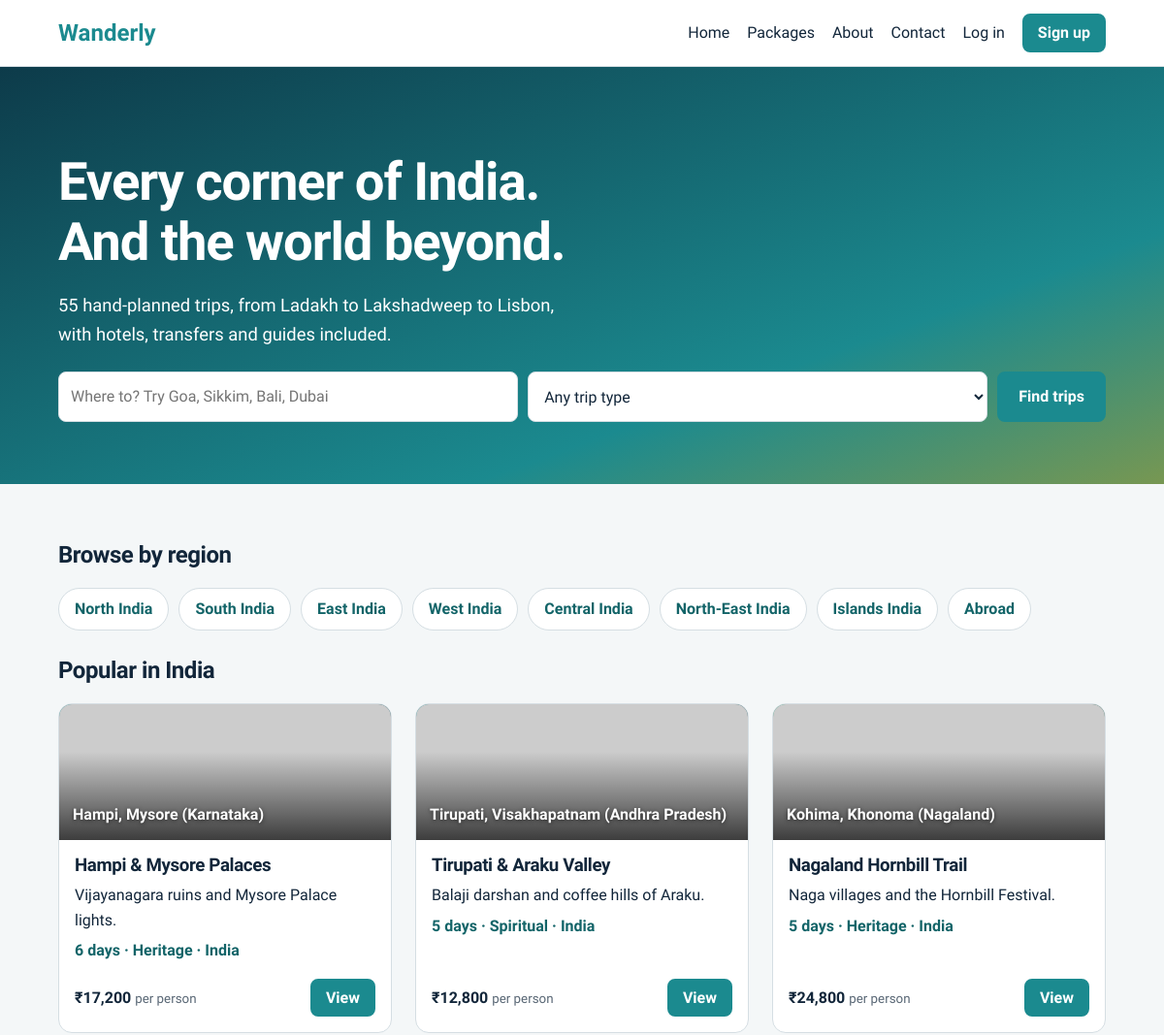
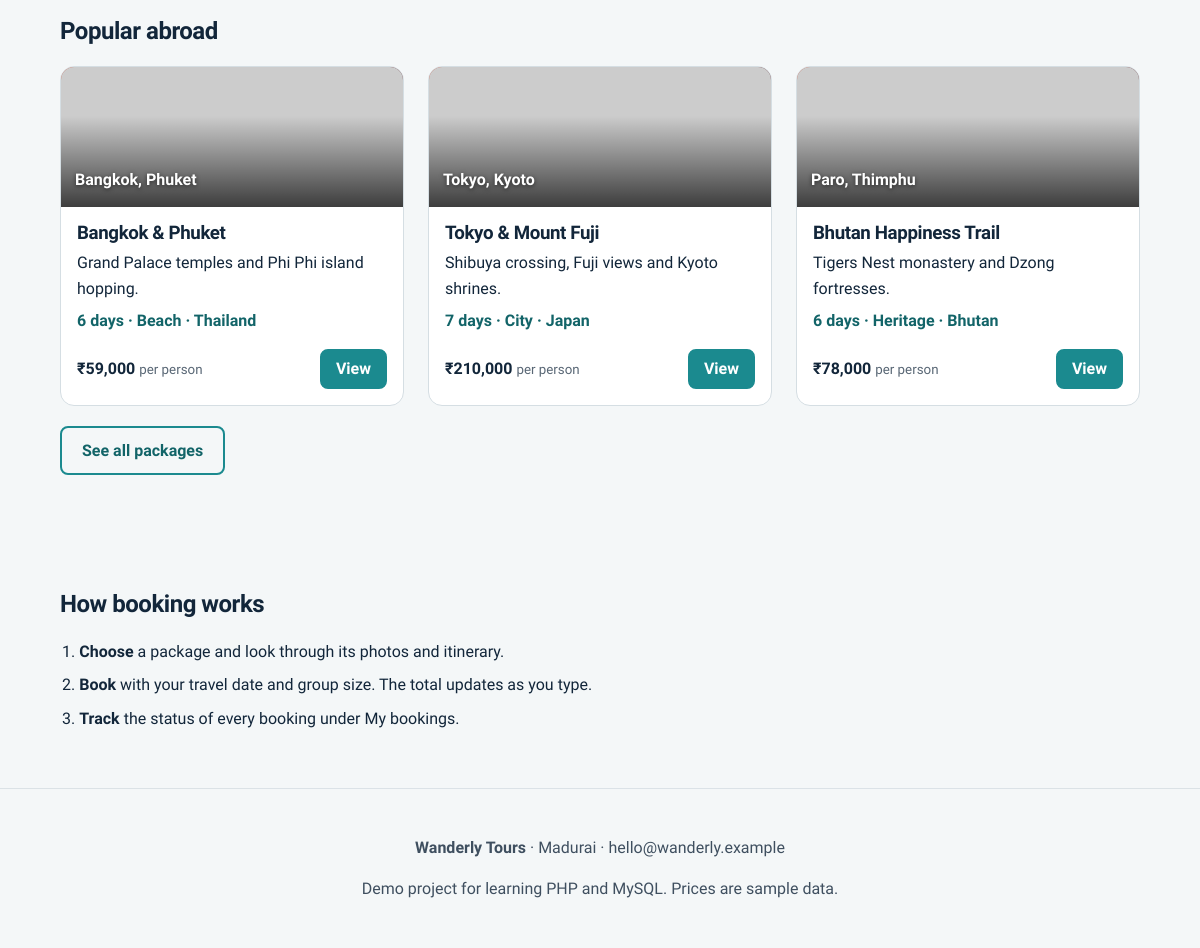
The page / on the database its author committed (2 pictures, top to bottom).
### tables this page shows
CREATE TABLE packages (
  id INT AUTO_INCREMENT PRIMARY KEY, title VARCHAR(120) NOT NULL, destination VARCHAR(120) NOT NULL,
  country VARCHAR(40) NOT NULL DEFAULT 'India',
  region VARCHAR(20) NOT NULL, category VARCHAR(30) NOT NULL, days INT NOT NULL, price DECIMAL(10,2) NOT NULL,
  summary VARCHAR(255) NOT NULL, details TEXT NOT NULL, keywords VARCHAR(120) NOT NULL
);

### config.php (called while the page is built, shortened)
<?php
function db(): PDO {
    static $pdo = null;
    if (!$pdo) {
        $pdo = new PDO('mysql:host=' . DB_HOST . ';dbname=' . DB_NAME . ';charset=utf8mb4', DB_USER, DB_PASS,
            [PDO::ATTR_ERRMODE => PDO::ERRMODE_EXCEPTION, PDO::ATTR_DEFAULT_FETCH_MODE => PDO::FETCH_ASSOC]);
    }
    return $pdo;
}
function e($s) { return htmlspecialchars((string)$s, ENT_QUOTES, 'UTF-8'); }
function inr($n) { return '₹' . number_format((float)$n); }
function logged_in() { return isset($_SESSION['uid']); }
function slugify($s) { return trim(preg_replace('/[^a-z0-9]+/', '-', strtolower($s)), '-'); }
function theme($region) {
    $t = ['North'=>['#4f7cac','#16243a'],'South'=>['#1b8a8f','#0d3b4a'],'East'=>['#7a5ea8','#2b1f45'],'West'=>['#e0a030','#6b3a12'],
          'Central'=>['#5c8a4d','#1f3a1c'],'North-East'=>['#2f9e7a','#0f3a2c'],'Islands'=>['#12a3a3','#0a3d62'],'International'=>['#c8553d','#3a1a2e']];
    return $t[$region] ?? ['#1b8a8f','#12263a'];
}
function pkg_images(array $p, int $n = 4): array {
    $slug = slugify($p['title']); $imgs = [];
    $kw = str_replace(' ', '', $p['keywords'] ?: $p['destination']);
    for ($i = 1; count($imgs) < $n; $i++) $imgs[] = "https://loremflickr.com/900/600/$kw/all?lock=" . ($p['id'] * 10 + $i);
    return $imgs;
}
function banner_style(array $p): string {
    [$a, $b] = theme($p['region']); $img = pkg_images($p, 1)[0];
    return "background-image:linear-gradient(to top,rgba(0,0,0,.7),transparent 65%),url('" . e($img) . "'),linear-gradient(135deg,$a,$b)";
}

### card.php (the view)
<article class="card">
  <div class="banner" style="<?= banner_style($p) ?>"><span><?= e($p['destination']) ?></span></div>
  <div class="body">
    <h3><?= e($p['title']) ?></h3>
    <p><?= e($p['summary']) ?></p>
    <p class="meta"><?= (int)$p['days'] ?> days · <?= e($p['category']) ?> · <?= e($p['country']) ?></p>
    <div class="row"><strong><?= inr($p['price']) ?> <small>per person</small></strong>
    <a class="btn small" href="package.php?id=<?= (int)$p['id'] ?>">View</a></div>
  </div>
</article>

### header.php (shortened to what this page needs)
<?php require_once __DIR__ . '/../config.php'; ?>
<!DOCTYPE html>
<html lang="en">
<head>
<link rel="stylesheet" href="assets/css/style.css">
</head>
<body>
<header class="site">
  <a class="logo" href="index.php">Wanderly</a>
  <nav id="nav">
    <a href="index.php">Home</a>
    <a href="packages.php">Packages</a>
    <a href="about.php">About</a>
    <a href="contact.php">Contact</a>
    <?php if (logged_in()): ?>
      <a href="my_bookings.php">My bookings</a>
      <?php if ($_SESSION['role'] === 'admin'): ?><a href="admin.php">Admin</a><?php endif; ?>
      <a href="logout.php" class="btn small ghost">Log out (<?= e($_SESSION['name']) ?>)</a>
    <?php else: ?>
      <a href="login.php">Log in</a>
      <a href="register.php" class="btn small">Sign up</a>
    <?php endif; ?>
  </nav>
</header>
<main>

### index.php
<?php $pageTitle = 'Home'; include 'includes/header.php';
$india = db()->query("SELECT * FROM packages WHERE country='India' ORDER BY RAND() LIMIT 3")->fetchAll();
$world = db()->query("SELECT * FROM packages WHERE region='International' ORDER BY RAND() LIMIT 3")->fetchAll();
$total = db()->query('SELECT COUNT(*) FROM packages')->fetchColumn(); ?>
<section class="hero">
  <h1>Every corner of India.<br>And the world beyond.</h1>
  <p><?= (int)$total ?> hand-planned trips, from Ladakh to Lakshadweep to Lisbon, with hotels, transfers and guides included.</p>
  <form action="packages.php" method="get" class="search">
    <input name="q" placeholder="Where to? Try Goa, Sikkim, Bali, Dubai" aria-label="Destination">
    <select name="category" aria-label="Trip type"><option value="">Any trip type</option>
      <?php foreach (CATEGORIES as $c): ?><option><?= $c ?></option><?php endforeach; ?></select>
    <button class="btn">Find trips</button>
  </form>
</section>
<section class="wrap">
  <h2>Browse by region</h2>
  <div class="chips"><?php foreach (REGIONS as $r): ?><a class="chip" href="packages.php?region=<?= urlencode($r) ?>"><?= $r === 'International' ? 'Abroad' : e($r) . ' India' ?></a><?php endforeach; ?></div>
  <h2>Popular in India</h2>
  <div class="grid"><?php foreach ($india as $p) include 'includes/card.php'; ?></div>
  <h2>Popular abroad</h2>
  <div class="grid"><?php foreach ($world as $p) include 'includes/card.php'; ?></div>
  <p><a class="btn ghost" href="packages.php">See all packages</a></p>
</section>
<section class="wrap steps">
  <h2>How booking works</h2>
  <ol>
    <li><b>Choose</b> a package and look through its photos and itinerary.</li>
    <li><b>Book</b> with your travel date and group size. The total updates as you type.</li>
    <li><b>Track</b> the status of every booking under My bookings.</li>
  </ol>
</section>
<?php include 'includes/footer.php'; ?>

### footer.php
</main>
<footer class="site">
  <p><strong>Wanderly Tours</strong> · Madurai · hello@wanderly.example</p>
  <p>Demo project for learning PHP and MySQL. Prices are sample data.</p>
</footer>
</body>
</html>

### style.css (style rules this page uses)
:root { --ink:#12263a;--sea:#1b8a8f;--sea-d:#126468;--sun:#f2a900;--bg:#f4f7f8;--line:#d5dee3;--white:#fff;--err:#b3261e;--ok:#17653a }
* { box-sizing:border-box }
body { margin:0;font-family:'Bricolage Grotesque',system-ui,sans-serif;background:var(--bg);color:var(--ink);line-height:1.6 }
a { color:var(--sea-d) }
h1,h2,h3 { line-height:1.15;letter-spacing:-.02em }
h1 { font-size:clamp(2rem,5vw,3.4rem);margin:.3em 0 }
header.site { display:flex;align-items:center;justify-content:space-between;padding:14px 5vw;background:var(--white);border-bottom:1px solid var(--line);position:sticky;top:0;z-index:5;flex-wrap:wrap }
.logo { font-weight:800;font-size:1.5rem;text-decoration:none;color:var(--sea) }
nav { display:flex;gap:18px;align-items:center;flex-wrap:wrap }
nav a { text-decoration:none;color:var(--ink) }
.btn { display:inline-block;background:var(--sea);color:#fff!important;border:2px solid var(--sea);padding:10px 20px;border-radius:8px;font:inherit;font-weight:600;cursor:pointer;text-decoration:none }
.btn.small { padding:5px 14px }
.btn.ghost { background:transparent;color:var(--sea-d)!important }
.hero { padding:9vh 5vw 8vh;background:linear-gradient(160deg,#0d3b4a,#1b8a8f 70%,#f2a900 140%);color:#fff }
.hero p { max-width:52ch;font-size:1.15rem }
.search { display:flex;gap:10px;flex-wrap:wrap;margin-top:24px }
.search input,.search select { padding:12px;border-radius:8px;border:1px solid var(--line);font:inherit;min-width:200px;flex:1 }
.hero .search input,.hero .search select { color:#12263a;background:#fff }
.wrap { padding:40px 5vw;max-width:1200px;margin:auto }
.grid { display:grid;grid-template-columns:repeat(auto-fill,minmax(280px,1fr));gap:24px;margin:20px 0 }
.card { background:var(--white);border:1px solid var(--line);border-radius:14px;overflow:hidden;display:flex;flex-direction:column }
.banner { height:140px;display:flex;align-items:flex-end;padding:14px;color:#fff;font-weight:600 }
.card .body { padding:16px;display:flex;flex-direction:column;gap:6px;flex:1 }
.card h3 { margin:0 }
.card p { margin:0 }
.meta { color:var(--sea-d);font-weight:600 }
.row { display:flex;justify-content:space-between;align-items:center;margin-top:auto;padding-top:10px }
small { font-weight:400;opacity:.7 }
.steps ol { padding-left:1.2em;max-width:60ch }
.steps li { margin:8px 0 }
input,select,textarea { padding:10px;border:1px solid var(--line);border-radius:8px;font:inherit;background:var(--white);color:var(--ink) }
footer.site { padding:30px 5vw;border-top:1px solid var(--line);text-align:center;opacity:.8 }
.banner { background-size:cover;background-position:center;text-shadow:0 1px 4px rgba(0,0,0,.6) }
.chips { display:flex;flex-wrap:wrap;gap:10px;margin:12px 0 28px }
.chip { padding:8px 16px;border:1px solid var(--line);border-radius:99px;background:var(--white);text-decoration:none;font-weight:600 }

### rows shown on the page
packages: destination "Hampi, Mysore (Karnataka)", title "Hampi & Mysore Palaces", summary "Vijayanagara ruins and Mysore Palace lights.", days "6", category "Heritage", country "India", price "₹17,200"
packages: destination "Tirupati, Visakhapatnam (Andhra Pradesh)", title "Tirupati & Araku Valley", summary "Balaji darshan and coffee hills of Araku.", days "5", category "Spiritual", country "India", price "₹12,800"
packages: destination "Kohima, Khonoma (Nagaland)", title "Nagaland Hornbill Trail", summary "Naga villages and the Hornbill Festival.", days "5", category "Heritage", country "India", price "₹24,800"
packages: destination "Bangkok, Phuket", title "Bangkok & Phuket", summary "Grand Palace temples and Phi Phi island hopping.", days "6", category "Beach", country "Thailand", price "₹59,000"
packages: destination "Tokyo, Kyoto", title "Tokyo & Mount Fuji", summary "Shibuya crossing, Fuji views and Kyoto shrines.", days "7", category "City", country "Japan", price "₹210,000"
packages: destination "Paro, Thimphu", title "Bhutan Happiness Trail", summary "Tigers Nest monastery and Dzong fortresses.", days "6", category "Heritage", country "Bhutan", price "₹78,000"

### other values the page prints
$total "55"
$r "North"
$r "South"
$r "East"
$r "West"
$r "Central"
$r "North-East"
$r "Islands"
